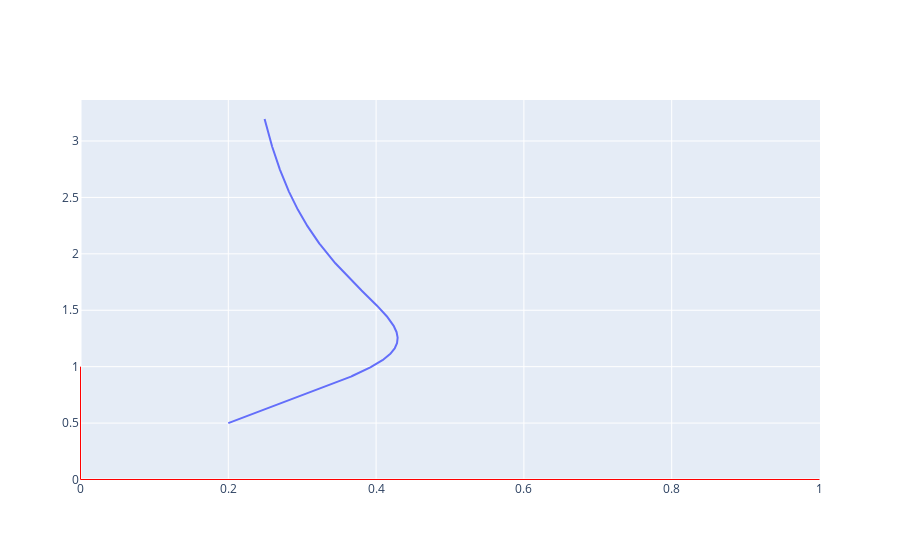

The notebook cell saved with this chart:
### Code cell
fig_uv = go.Figure()
fig_uv.add_shape(
    type="line",
    x0=0,
    y0=0.0,
    x1=1,
    y1=0.0,
    line=dict(color="red", width=1),
)
fig_uv.add_shape(
    type="line",
    x0=0,
    y0=1.0,
    x1=0,
    y1=0.0,
    line=dict(color="red", width=1),
)

fig_uv.add_trace(go.Scatter(x=u, y=v, mode='lines', name='uv'))
fig_uv.show()

### Figure 1 — Plotly figure (JSON) as saved in the notebook; plotly's stock layout.template omitted (floating-point values rounded to 4 significant figures; data arrays with more than 128 entries replaced by an {"elided": "..."} marker saying what was removed)
{"data": [{"mode": "lines", "name": "uv", "type": "scatter", "x": {"elided": "1000 float values"}, "y": {"elided": "1000 float values"}}], "layout": {"shapes": [{"line": {"color": "red", "width": 1}, "type": "line", "x0": 0, "x1": 1, "y0": 0, "y1": 0}, {"line": {"color": "red", "width": 1}, "type": "line", "x0": 0, "x1": 0, "y0": 1, "y1": 0}]}}
